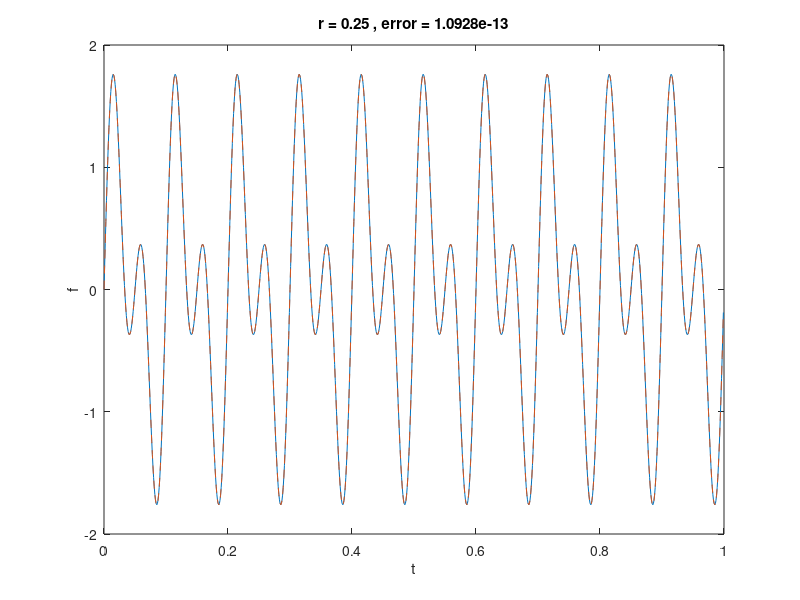

This figure's MATLAB source:
%% FT compression of non-stationary signals

Fs = 1000;
dt = 1/Fs;
t = 0:dt:(1-dt);
N = numel(t);
% 
% f = sin(2*pi*10*t.^2);
% 
f1 = sin(2*pi*10*t(1:(end/2)));
f2 = sin(2*pi*20*t((end/2)+1:end));
f = [f1 f2];
% 
f = sin(2*pi*10*t)+sin(2*pi*20*t); %only two frequency components

F = fft(f);
power = sort(abs(F));
total = sum(power);
r = 0.25;
thres_idx = 1;
thres_p = 0;
while thres_p <= r*total 
    thres_p = thres_p + power(thres_idx);
    thres_idx = thres_idx + 1;
end
thres = power(thres_idx);

F_r = F;
F_r(abs(F) < thres) = 0;
f_r = ifft(F_r);

err = norm(f-f_r,2);
energy_ratio = 100*(norm(f_r,2)^2)/(norm(f,2)^2);
{err, energy_ratio};

plot(t,f,'-',t,f_r,'--')
title(['r = ' num2str(r) ' , error = ' num2str(err)])
xlabel('t')
ylabel('f')

%% Wavelet compression
wname = 'db2'


